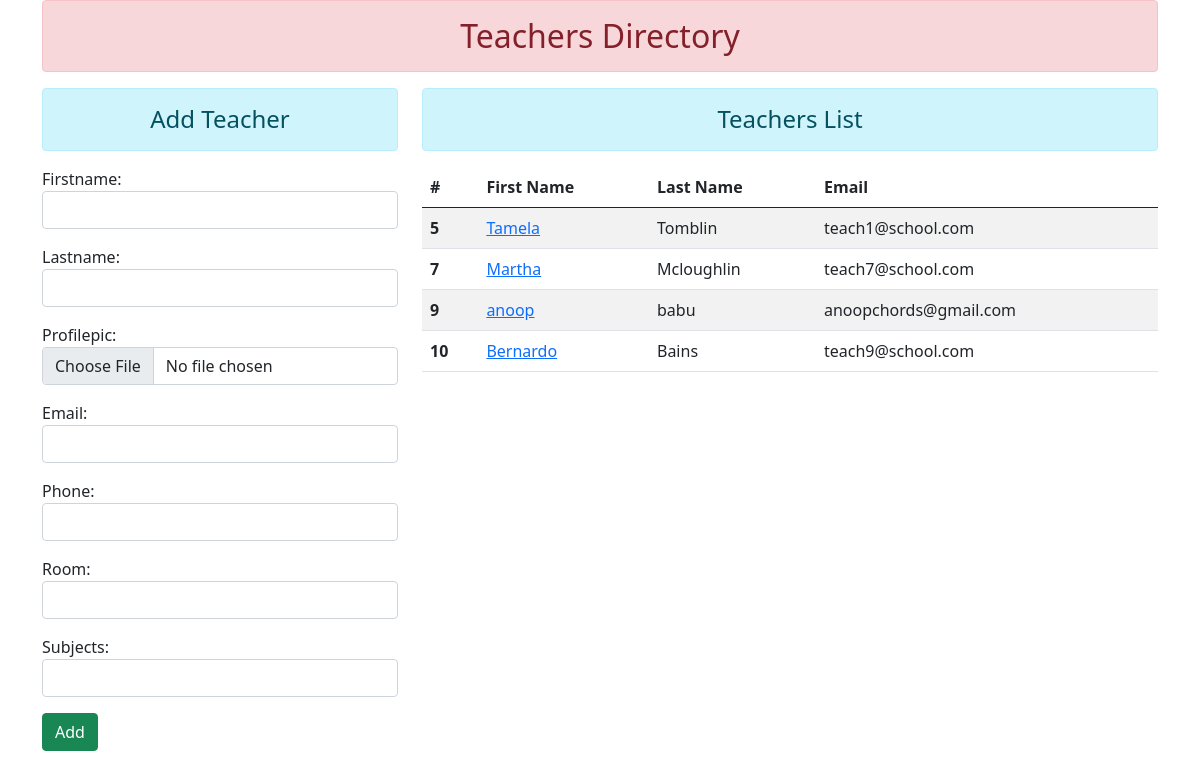
Before: / with the older database file.
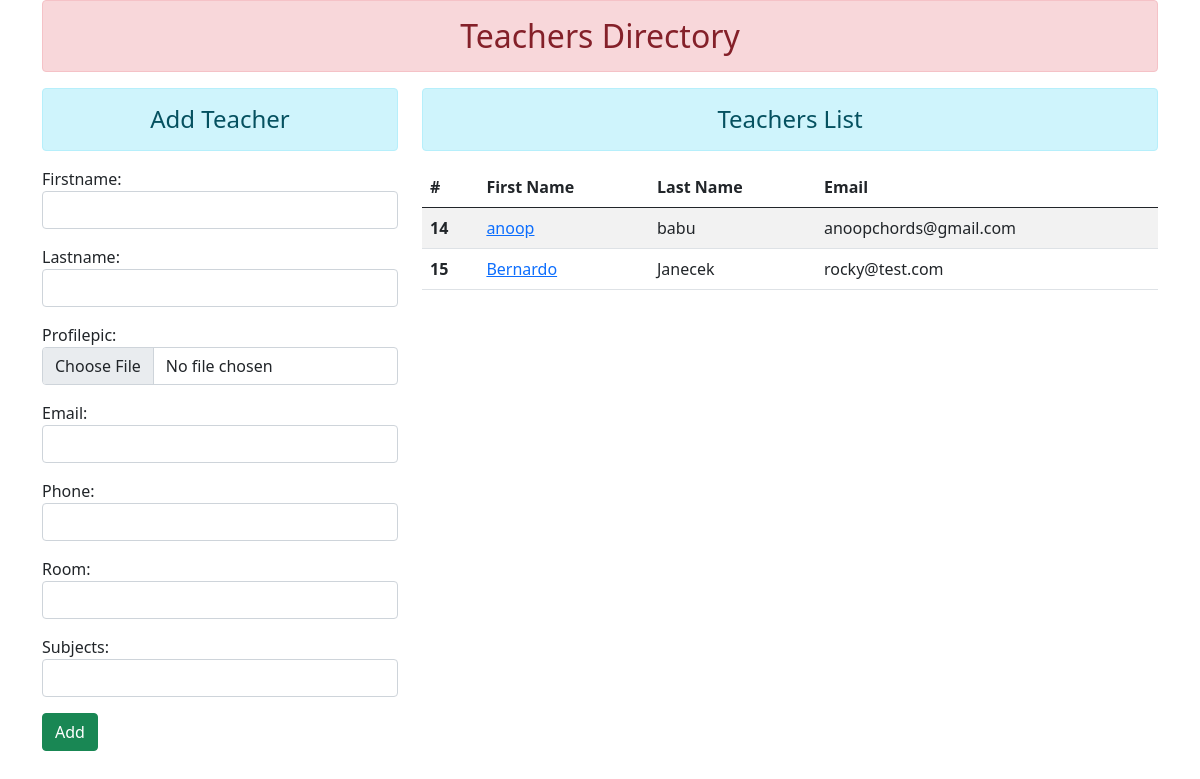
After: the same page with the newer database file.
### teacher/models.py (models this page shows, shortened)
class User(models.Model):
	firstname=models.CharField(max_length=70,null=True)
	lastname=models.CharField(max_length=70,null=True)
	profilepic=models.ImageField(default="default.png",null=True,blank=True)
	email=models.EmailField(unique=True,max_length=200,null=True)
	phone=models.CharField(max_length=70,null=True)
	room=models.CharField(max_length=70,null=True)
	subjects=models.CharField(max_length=200,null=True)

### teacher/views.py (the view)
# urls.py: path('', views.list_teachers,name="list"),
def list_teachers(request):
	err_data=None
	teachers=User.objects.all()
	if request.method=='POST':
		error_message = None
		fm=TeacherRegistration(request.POST,request.FILES)
		if fm.is_valid():
			error_message = validateUser(User)
			if not error_message:
				nm=fm.cleaned_data['firstname']
				nm=fm.cleaned_data['lastname']
				nm=fm.cleaned_data['email']
				nm=fm.cleaned_data['phone']
				nm=fm.cleaned_data['room']
				nm=fm.cleaned_data['subjects']
				reg=User(firstname=nm,lastname=nm,email=nm,phone=nm,room=nm,subjects=nm)
				fm.save()
				fm=TeacherRegistration()
			else:
				err_data = {
	                'err_data': error_message,
	            }
	else:
		fm=TeacherRegistration()
		teachers=User.objects.all()
	return render(request,'teacher/list.html',{'form':fm,'teach':teachers,'err_data':err_data})

### teacher/forms.py
class TeacherRegistration(forms.ModelForm):
	class Meta:
		model=User
		fields=['firstname','lastname','profilepic','email','phone','room','subjects']
		widgets={
			'firstname':forms.TextInput(attrs={'class':'form-control'}),
			'lastname':forms.TextInput(attrs={'class':'form-control'}),
			'profilepic':forms.FileInput(attrs={'class':'form-control'}),
			'email':forms.EmailInput(attrs={'class':'form-control'}),
			'phone':forms.TextInput(attrs={'class':'form-control'}),
			'room':forms.TextInput(attrs={'class':'form-control'}),
			'subjects':forms.TextInput(attrs={'class':'form-control'}),
		}

### teacher/templates/teacher/list.html (shortened to what this page needs)
{% extends 'teacher/base.html' %}
{% block content %}
<div class="row">
	<div class="col-sm-4">
		<h4 class="text-center alert alert-info">Add Teacher</h4>
		<form action="" method="POST" enctype="multipart/form-data">
			{{form.as_p}}
			<input type="submit" class="btn btn-success" value="Add">
		</form>
	</div>
	<div class="col-sm-8">
		<h4 class="text-center alert alert-info">Teachers List</h4>
		{% if teach %}
			<table class="table table-striped">
 				<thead>
				    <tr>
				      <th scope="col">#</th>
				      <th scope="col">First Name</th>
				      <th scope="col">Last Name</th>
				      <th scope="col">Email</th>
				    </tr>
				</thead>
				<tbody>
					{% for data in teach%}
				    <tr>
				      <th scope="row">{{data.id}}</th>
				      <td><a href="/single/{{data.id}}/{{data.firstname}}">{{data.firstname}}</a></td>
				      <td>{{data.lastname}}</td>
				      <td>{{data.email}}</td>
				    </tr>
				    {% endfor %}
				</tbody>
			</table>
		{% else %}
			<h4 class="text-center alert alert-warning">No Records</h4>
		{% endif %}
	</div>
</div>
{% endblock content %}

### teacher/templates/teacher/base.html (shortened to what this page needs)
<!DOCTYPE html>
{% load static %}
<html lang="en">
<head>
    <link rel="stylesheet" href="{% static 'teacher/css/bootstrap.css' %}">
</head>
<body>
	<div class="container">
		<h2 class="text-center alert alert-danger">Teachers Directory</h2>
		{% block content %}
		{% endblock content %}
	</div>
</body>
</html>

Changed rows visible on the page:
removed User: id "5", firstname "Tamela", lastname "Tomblin", email "teach1@school.com"
removed User: id "7", firstname "Martha", lastname "Mcloughlin", email "teach7@school.com"
removed User: id "9", firstname "anoop", lastname "babu", email "anoopchords@gmail.com"
removed User: id "10", firstname "Bernardo", lastname "Bains", email "teach9@school.com"
added User: id "14", firstname "anoop", lastname "babu", email "anoopchords@gmail.com"
added User: id "15", firstname "Bernardo", lastname "Janecek", email "rocky@test.com"
